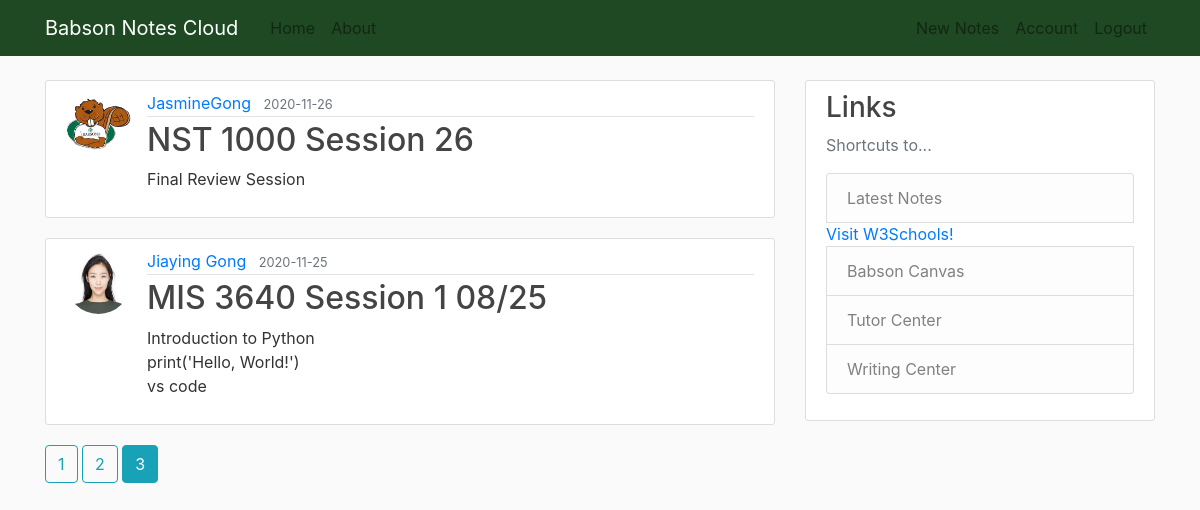
Page /home?page=3 (signed in) on the committed database.
### app/models.py (models this page shows, shortened)
class Post(db.Model):
    id = db.Column(db.Integer, primary_key=True)
    title = db.Column(db.String(125), nullable=False)
    date_posted = db.Column(db.DateTime, nullable=False, default=datetime.utcnow)
    content = db.Column(db.Text, nullable=False)
    user_id = db.Column(db.Integer, db.ForeignKey("user.id"), nullable=False)

class User(db.Model, UserMixin):
    id = db.Column(db.Integer, primary_key=True)
    username = db.Column(db.String(25), unique=True, nullable=False)
    email = db.Column(db.String(125), unique=True, nullable=False)
    image_file = db.Column(db.String(20), nullable=False, default="default.jpg")
    password = db.Column(db.String(60), nullable=False)
    post = db.relationship("Post", backref="author", lazy=True)

### app/main/routes.py (the view)
@main.route("/")
@main.route("/home")
def home():
    page = request.args.get("page", 1, type=int)
    posts = Post.query.order_by(Post.date_posted.desc()).paginate(page=page, per_page=4)
    return render_template("home.html", posts=posts)

### app/models.py (called while the page is built)
@login_manager.user_loader
def load_user(user_id):
    return User.query.get(int(user_id))

### app/templates/home.html
{% extends "layout.html" %}
{%  block content %}
{% for post in posts.items %}
<article class="media content-section">
    <img class="rounded-circle article-img"
        src="{{ url_for('static', filename='profile_pics/' + post.author.image_file) }}">
    <div class="media-body">
        <div class="article-metadata">
            <a class="mr-2"
                href="{{url_for('users.user_posts',username=post.author.username)}}">{{ post.author.username }}</a>
            <small class="text-muted">{{ post.date_posted.strftime('%Y-%m-%d') }}</small>
        </div>
        <h2><a class="article-title" href="{{url_for('posts.post',post_id=post.id)}}">{{ post.title }}</a></h2>
        <p class="article-content">{{ post.content }}</p>
    </div>
</article>
{% endfor %}
{% for page_num in posts.iter_pages(left_edge=1,right_edge=3, left_current=1, right_current=2) %}
{% if page_num %}
{% if posts.page==page_num %}
<a class="btn btn-info mb-4" href="{{url_for('main.home',page=page_num)}}">{{page_num}}</a>
{% else %}
<a class="btn btn-outline-info mb-4" href="{{url_for('main.home',page=page_num)}}">{{page_num}}</a>
{% endif%}
{% else %}
...
{% endif%}
{% endfor %}
{%  endblock content %}

### app/static/main.css (style rules this page uses)
body { background: #fafafa; color: #333333; margin-top: 5rem; }
h1, h2, h3, h4, h5, h6 { color: #444444; }
.content-section { background: #ffffff; padding: 10px 20px; border: 1px solid #dddddd; border-radius: 3px; margin-bottom: 20px; }
.article-title { color: #444444; }
.article-content { white-space: pre-line; }
.article-img { height: 65px; width: 65px; margin-right: 16px; }
.article-metadata { padding-bottom: 1px; margin-bottom: 4px; border-bottom: 1px solid #e3e3e3 }

### rows in the picture
Post: image_file (placeholder picture), author.username "JasmineGong", date_posted "2020-11-26", title "NST 1000 Session 26", content "Final Review Session"
Post: image_file (picture), author.username "Jiaying Gong", date_posted "2020-11-25", title "MIS 3640 Session 1 08/25", content "Introduction to Python print('Hello, World!') vs code"

### other values in the picture
{{ page_num }} "1" "2"
{{ page_num }} "3"
